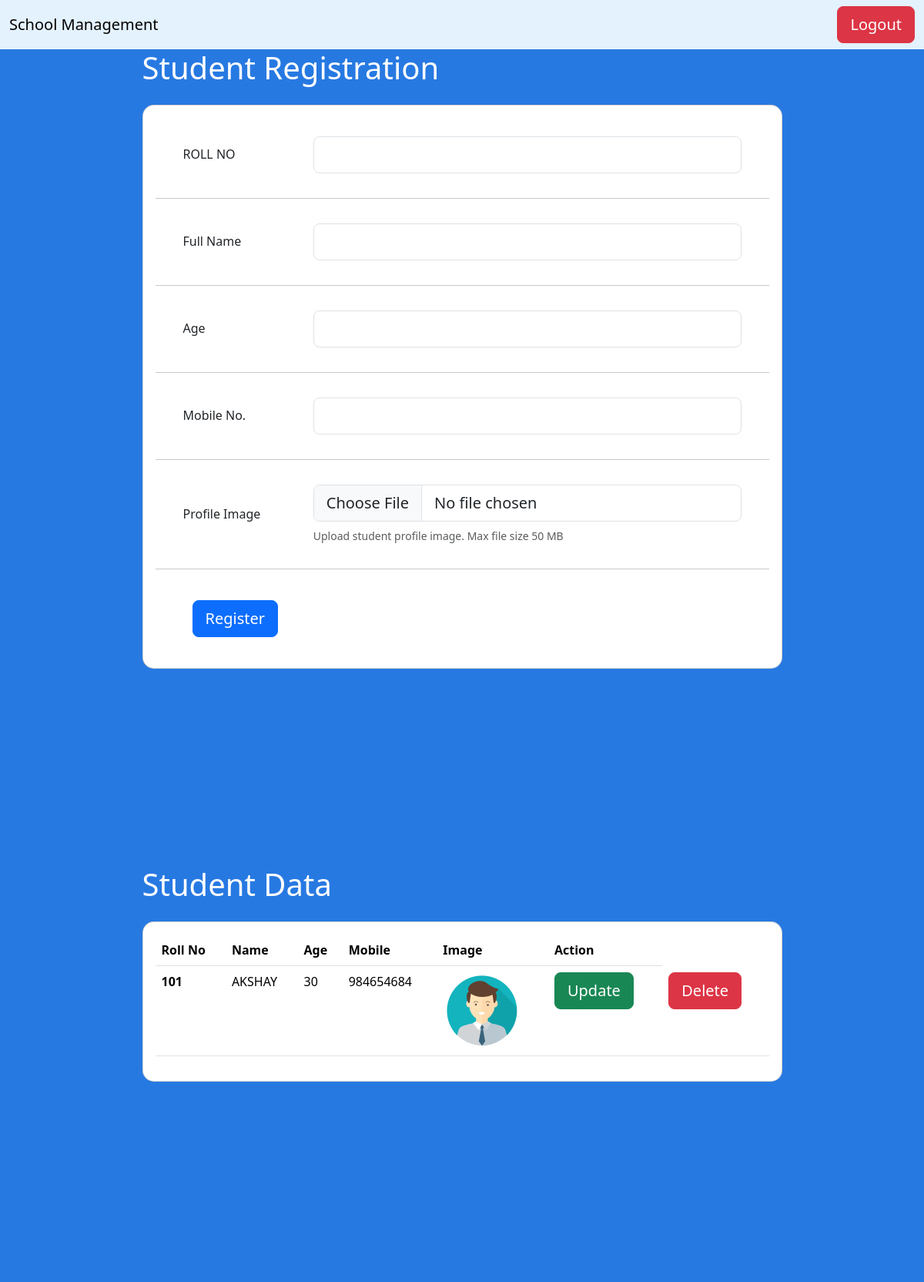
The app's page /student/ (signed in), older data.
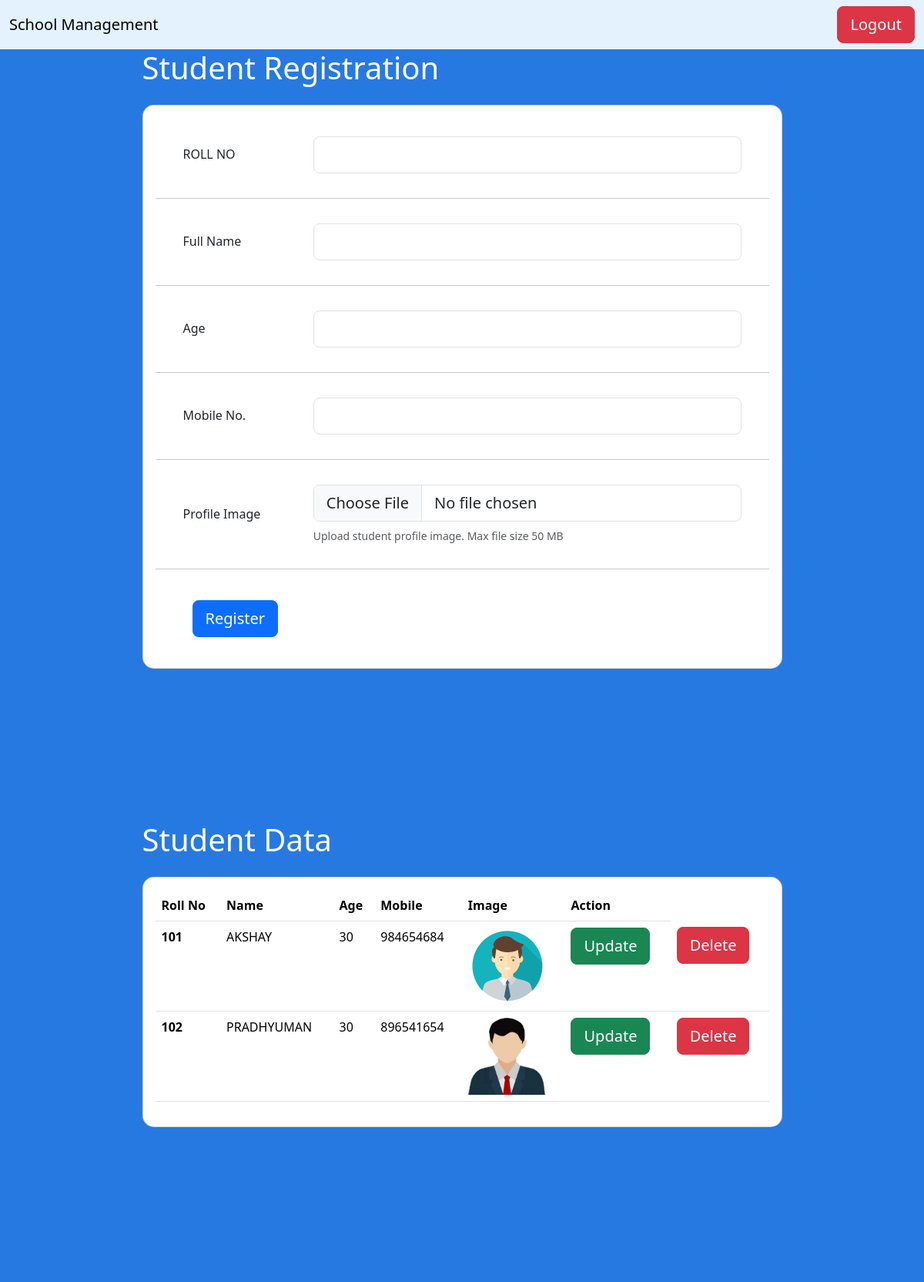
The same page, newer data.
### student/models.py (models this page shows)
class Student(models.Model):
    faculty = models.ForeignKey(
        Faculty, verbose_name=("Faculty"), on_delete=models.CASCADE
    )
    rollno = models.IntegerField()
    name = models.CharField(max_length=100)
    age = models.IntegerField()
    mobile = models.IntegerField()
    image = models.ImageField(upload_to="profile/")

### student/views.py (the view)
# urls.py: path("", views.index, name="home"),
@login_required(login_url="/faculty/faculty_login/")
def index(request):
    if request.method == "POST":
        userid = request.user.id
        rollno = request.POST.get("rollno")
        name = request.POST.get("name").upper()
        age = request.POST.get("age")
        mobile = request.POST.get("mobile")
        image = request.FILES.get("image")
        faculty = Faculty.objects.get(faculty=userid)
        student = Student.objects.create(
            faculty=faculty,
            rollno=rollno,
            name=name,
            age=age,
            mobile=mobile,
            image=image,
        )
        student.save()
        messages.success(request, "Student Registration is successfully")
        return redirect("/student/")
    else:
        student = Student.objects.all().values()
    return render(request, "index.html", {"student": student})

### templates/index.html (shortened to what this page needs)
<!DOCTYPE html>
<html>
<head>
    {% load bootstrap5 %}
    {% bootstrap_css %}
    <link rel="stylesheet" href="">
</head>
<body>
    <nav class="navbar navbar-light" style="background-color: #e3f2fd;">
        <div class="container-fluid">
            <a class="navbar-brand">School Management</a>
            <a href="/faculty/faculty_logout/"><button type="submit" class="btn btn-danger btn-lg">Logout</button></a>
        </div>
    </nav>
    <form action="" method="post" enctype="multipart/form-data">
        <section class="vh-100" style="background-color: #2779e2;">
            <div class="container h-100">
                <div class="row d-flex justify-content-center align-items-center h-100">
                    <div class="col-xl-9">
                        <h1 class="text-white mb-4">Student Registration</h1>
                        <div class="card" style="border-radius: 15px;">
                            <div class="card-body">
                                <div class="row align-items-center pt-4 pb-3">
                                    <div class="col-md-3 ps-5">
                                        <h6 class="mb-0">ROLL NO</h6>
                                    </div>
                                    <div class="col-md-9 pe-5">
                                        <input type="number" class="form-control form-control-lg" name="rollno" />
                                    </div>
                                </div>
                                <hr class="mx-n3">
                                <div class="row align-items-center py-3">
                                    <div class="col-md-3 ps-5">
                                        <h6 class="mb-0">Full Name</h6>
                                    </div>
                                    <div class="col-md-9 pe-5">
                                        <input type="text" class="form-control form-control-lg" name="name" />
                                    </div>
                                </div>
                                <hr class="mx-n3">
                                <div class="row align-items-center py-3">
                                    <div class="col-md-3 ps-5">
                                        <h6 class="mb-0">Age</h6>
                                    </div>
                                    <div class="col-md-9 pe-5">
                                        <input type="text" class="form-control form-control-lg" name="age" />
                                    </div>
                                </div>
                                <hr class="mx-n3">
                                <div class="row align-items-center py-3">
                                    <div class="col-md-3 ps-5">
                                        <h6 class="mb-0">Mobile No.</h6>
                                    </div>
                                    <div class="col-md-9 pe-5">
                                        <input type="phone" class="form-control form-control-lg" name="mobile" />
                                    </div>
                                </div>
                                <hr class="mx-n3">
                                <div class="row align-items-center py-3">
                                    <div class="col-md-3 ps-5">
                                        <h6 class="mb-0">Profile Image</h6>
                                    </div>
                                    <div class="col-md-9 pe-5">
                                        <input class="form-control form-control-lg" id="image" type="file"
                                            name="image" />
                                        <div class="small text-muted mt-2">Upload student profile image.
                                            Max
                                            file
                                            size 50 MB</div>
                                    </div>
                                </div>
                                <hr class="mx-n3">
                                <div class="px-5 py-4">
                                    <button type="submit" class="btn btn-primary btn-lg">Register</button>
                                </div>
                            </div>
                        </div>
                    </div>
                </div>
            </div>
        </section>
    </form>
    <section class="vh-100" style="background-color: #2779e2;">
        <div class="container h-100">
            <div class="row d-flex justify-content-center align-items-center h-100">
                <div class="col-xl-9">
                    <h1 class="text-white mb-4">Student Data</h1>
                    <div class="card" style="border-radius: 15px;">
                        <div class="card-body">
                            <table class="table">
                                <thead>
                                    <tr>
                                        <th scope="col">Roll No</th>
                                        <th scope="col">Name</th>
                                        <th scope="col">Age</th>
                                        <th scope="col">Mobile</th>
                                        <th scope="col">Image</th>
                                        <th scope="col">Action</th>
                                    </tr>
                                </thead>
                                {% for s in student %}
                                <tbody>
                                    <tr>
                                        <th scope="row">{{s.rollno}}</th>
                                        <td>{{s.name}}</td>
                                        <td>{{s.age}}</td>
                                        <td>{{s.mobile}}</td>
                                        <td><img src="/static/{{s.image}}" alt="No image found" width="100"
                                                height="100">
                                        </td>
                                        <td><a href="/student/update/{{s.id}}"><button type="submit"
                                                    class="btn btn-success btn-lg">Update</button></a></td>
                                        <td><a href="/student/delete/{{s.id}}"><button type="submit"
                                                    class="btn btn-danger btn-lg">Delete</button></a></td>
                                    </tr>
                                </tbody>
                                {% endfor %}
                            </table>
                        </div>
                    </div>
                </div>
            </div>
        </div>
    </section>
</body>
</html>

Row changes from the older to the newer data that the page shows:
added Student: rollno "102", name "PRADHYUMAN", age "30", mobile "896541654", image (picture)
